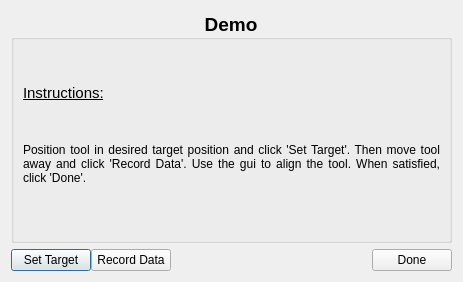
<?xml version="1.0" encoding="UTF-8"?>
<ui version="4.0">
 <class>Demo</class>
 <widget class="QDialog" name="Demo">
  <property name="windowModality">
   <enum>Qt::ApplicationModal</enum>
  </property>
  <property name="geometry">
   <rect>
    <x>0</x>
    <y>0</y>
    <width>463</width>
    <height>282</height>
   </rect>
  </property>
  <property name="windowTitle">
   <string>Dialog</string>
  </property>
  <layout class="QVBoxLayout" name="verticalLayout_3">
   <item>
    <widget class="QGroupBox" name="groupBox_2">
     <property name="font">
      <font>
       <pointsize>14</pointsize>
       <weight>75</weight>
       <bold>true</bold>
       <underline>false</underline>
      </font>
     </property>
     <property name="title">
      <string>Demo</string>
     </property>
     <property name="alignment">
      <set>Qt::AlignCenter</set>
     </property>
     <layout class="QGridLayout" name="gridLayout">
      <item row="0" column="0">
       <layout class="QVBoxLayout" name="verticalLayout">
        <item>
         <widget class="QLabel" name="label_5">
          <property name="font">
           <font>
            <pointsize>11</pointsize>
            <weight>50</weight>
            <bold>false</bold>
            <underline>true</underline>
           </font>
          </property>
          <property name="text">
           <string>Instructions:</string>
          </property>
         </widget>
        </item>
        <item>
         <widget class="QLabel" name="label_6">
          <property name="font">
           <font>
            <pointsize>9</pointsize>
            <weight>50</weight>
            <bold>false</bold>
           </font>
          </property>
          <property name="text">
           <string>Position tool in desired target position and click 'Set Target'. Then move tool away and click 'Record Data'. Use the gui to align the tool. When satisfied, click 'Done'.</string>
          </property>
          <property name="alignment">
           <set>Qt::AlignJustify|Qt::AlignTop</set>
          </property>
          <property name="wordWrap">
           <bool>true</bool>
          </property>
         </widget>
        </item>
       </layout>
      </item>
     </layout>
    </widget>
   </item>
   <item>
    <layout class="QVBoxLayout" name="verticalLayout_2">
     <property name="spacing">
      <number>0</number>
     </property>
     <item>
      <layout class="QHBoxLayout" name="horizontalLayout">
       <item>
        <widget class="QPushButton" name="button_set_target">
         <property name="text">
          <string>Set Target</string>
         </property>
        </widget>
       </item>
       <item>
        <widget class="QPushButton" name="button_datalog">
         <property name="text">
          <string>Record Data</string>
         </property>
        </widget>
       </item>
       <item>
        <spacer name="horizontalSpacer">
         <property name="orientation">
          <enum>Qt::Horizontal</enum>
         </property>
         <property name="sizeHint" stdset="0">
          <size>
           <width>20</width>
           <height>10</height>
          </size>
         </property>
        </spacer>
       </item>
       <item>
        <widget class="QPushButton" name="button_end">
         <property name="text">
          <string>Done</string>
         </property>
         <property name="checkable">
          <bool>false</bool>
         </property>
         <property name="default">
          <bool>false</bool>
         </property>
         <property name="flat">
          <bool>false</bool>
         </property>
        </widget>
       </item>
      </layout>
     </item>
    </layout>
   </item>
  </layout>
 </widget>
 <resources>
  <include location="vtk_test_resources.qrc"/>
 </resources>
 <connections/>
</ui>
